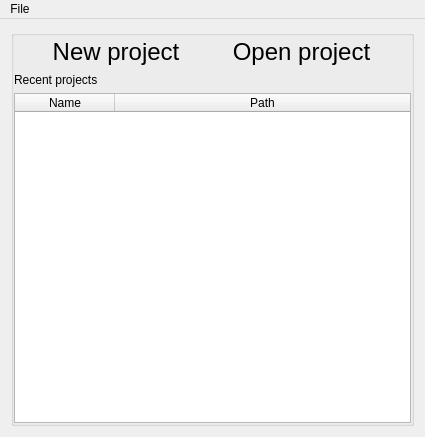
<?xml version="1.0" encoding="UTF-8"?>
<ui version="4.0">
 <class>MainWindow</class>
 <widget class="QMainWindow" name="MainWindow">
  <property name="geometry">
   <rect>
    <x>0</x>
    <y>0</y>
    <width>425</width>
    <height>437</height>
   </rect>
  </property>
  <property name="windowTitle">
   <string>Multitrack</string>
  </property>
  <widget class="QWidget" name="centralWidget">
   <layout class="QGridLayout" name="gridLayout">
    <item row="0" column="0">
     <widget class="QGroupBox" name="groupBoxWelcome">
      <property name="enabled">
       <bool>true</bool>
      </property>
      <property name="title">
       <string/>
      </property>
      <property name="flat">
       <bool>false</bool>
      </property>
      <property name="checkable">
       <bool>false</bool>
      </property>
      <layout class="QVBoxLayout" name="verticalLayout">
       <property name="leftMargin">
        <number>0</number>
       </property>
       <property name="topMargin">
        <number>0</number>
       </property>
       <property name="rightMargin">
        <number>0</number>
       </property>
       <property name="bottomMargin">
        <number>0</number>
       </property>
       <item>
        <layout class="QHBoxLayout" name="horizontalLayout">
         <item>
          <widget class="QToolButton" name="toolButtonNew">
           <property name="font">
            <font>
             <pointsize>18</pointsize>
             <weight>50</weight>
             <bold>false</bold>
            </font>
           </property>
           <property name="cursor">
            <cursorShape>PointingHandCursor</cursorShape>
           </property>
           <property name="styleSheet">
            <string notr="true">border: 0;</string>
           </property>
           <property name="text">
            <string>New project</string>
           </property>
           <property name="icon">
            <iconset resource="Images.qrc">
             <normaloff>:/icons/images/newfile.png</normaloff>:/icons/images/newfile.png</iconset>
           </property>
           <property name="iconSize">
            <size>
             <width>128</width>
             <height>128</height>
            </size>
           </property>
           <property name="toolButtonStyle">
            <enum>Qt::ToolButtonTextUnderIcon</enum>
           </property>
          </widget>
         </item>
         <item>
          <widget class="QToolButton" name="toolButtonOpen">
           <property name="font">
            <font>
             <pointsize>18</pointsize>
            </font>
           </property>
           <property name="cursor">
            <cursorShape>PointingHandCursor</cursorShape>
           </property>
           <property name="styleSheet">
            <string notr="true">border: 0;</string>
           </property>
           <property name="text">
            <string>Open project</string>
           </property>
           <property name="icon">
            <iconset resource="Images.qrc">
             <normaloff>:/icons/images/fileopen.png</normaloff>:/icons/images/fileopen.png</iconset>
           </property>
           <property name="iconSize">
            <size>
             <width>128</width>
             <height>128</height>
            </size>
           </property>
           <property name="toolButtonStyle">
            <enum>Qt::ToolButtonTextUnderIcon</enum>
           </property>
          </widget>
         </item>
        </layout>
       </item>
       <item>
        <widget class="QLabel" name="labelRecent">
         <property name="text">
          <string>Recent projects</string>
         </property>
        </widget>
       </item>
       <item>
        <widget class="QTableWidget" name="tableWidgetRecent">
         <property name="editTriggers">
          <set>QAbstractItemView::NoEditTriggers</set>
         </property>
         <property name="selectionMode">
          <enum>QAbstractItemView::SingleSelection</enum>
         </property>
         <property name="selectionBehavior">
          <enum>QAbstractItemView::SelectRows</enum>
         </property>
         <property name="textElideMode">
          <enum>Qt::ElideMiddle</enum>
         </property>
         <property name="showGrid">
          <bool>false</bool>
         </property>
         <attribute name="horizontalHeaderHighlightSections">
          <bool>false</bool>
         </attribute>
         <attribute name="horizontalHeaderStretchLastSection">
          <bool>true</bool>
         </attribute>
         <attribute name="verticalHeaderVisible">
          <bool>false</bool>
         </attribute>
         <column>
          <property name="text">
           <string>Name</string>
          </property>
         </column>
         <column>
          <property name="text">
           <string>Path</string>
          </property>
         </column>
        </widget>
       </item>
      </layout>
     </widget>
    </item>
   </layout>
  </widget>
  <widget class="QMenuBar" name="menuBar">
   <property name="geometry">
    <rect>
     <x>0</x>
     <y>0</y>
     <width>425</width>
     <height>22</height>
    </rect>
   </property>
   <widget class="QMenu" name="menuFile">
    <property name="title">
     <string>File</string>
    </property>
    <widget class="QMenu" name="menuOpen_recent">
     <property name="enabled">
      <bool>false</bool>
     </property>
     <property name="title">
      <string>Open recent</string>
     </property>
    </widget>
    <addaction name="actionNew_project"/>
    <addaction name="actionOpen_project"/>
    <addaction name="menuOpen_recent"/>
    <addaction name="separator"/>
    <addaction name="actionSave_project"/>
    <addaction name="actionSave_project_as"/>
    <addaction name="separator"/>
    <addaction name="actionClose_project"/>
    <addaction name="actionQuit"/>
   </widget>
   <addaction name="menuFile"/>
  </widget>
  <action name="actionNew_project">
   <property name="text">
    <string>New project...</string>
   </property>
   <property name="shortcut">
    <string>Ctrl+N</string>
   </property>
  </action>
  <action name="actionOpen_project">
   <property name="text">
    <string>Open project...</string>
   </property>
   <property name="shortcut">
    <string>Ctrl+O</string>
   </property>
  </action>
  <action name="actionSave_project">
   <property name="enabled">
    <bool>false</bool>
   </property>
   <property name="text">
    <string>Save project</string>
   </property>
   <property name="shortcut">
    <string>Ctrl+S</string>
   </property>
  </action>
  <action name="actionSave_project_as">
   <property name="enabled">
    <bool>false</bool>
   </property>
   <property name="text">
    <string>Save project as...</string>
   </property>
   <property name="shortcut">
    <string>Ctrl+Shift+S</string>
   </property>
  </action>
  <action name="actionClose_project">
   <property name="enabled">
    <bool>false</bool>
   </property>
   <property name="text">
    <string>Close project</string>
   </property>
   <property name="shortcut">
    <string>Ctrl+W</string>
   </property>
  </action>
  <action name="actionQuit">
   <property name="text">
    <string>Quit</string>
   </property>
  </action>
 </widget>
 <layoutdefault spacing="6" margin="11"/>
 <resources>
  <include location="Images.qrc"/>
 </resources>
 <connections/>
</ui>
